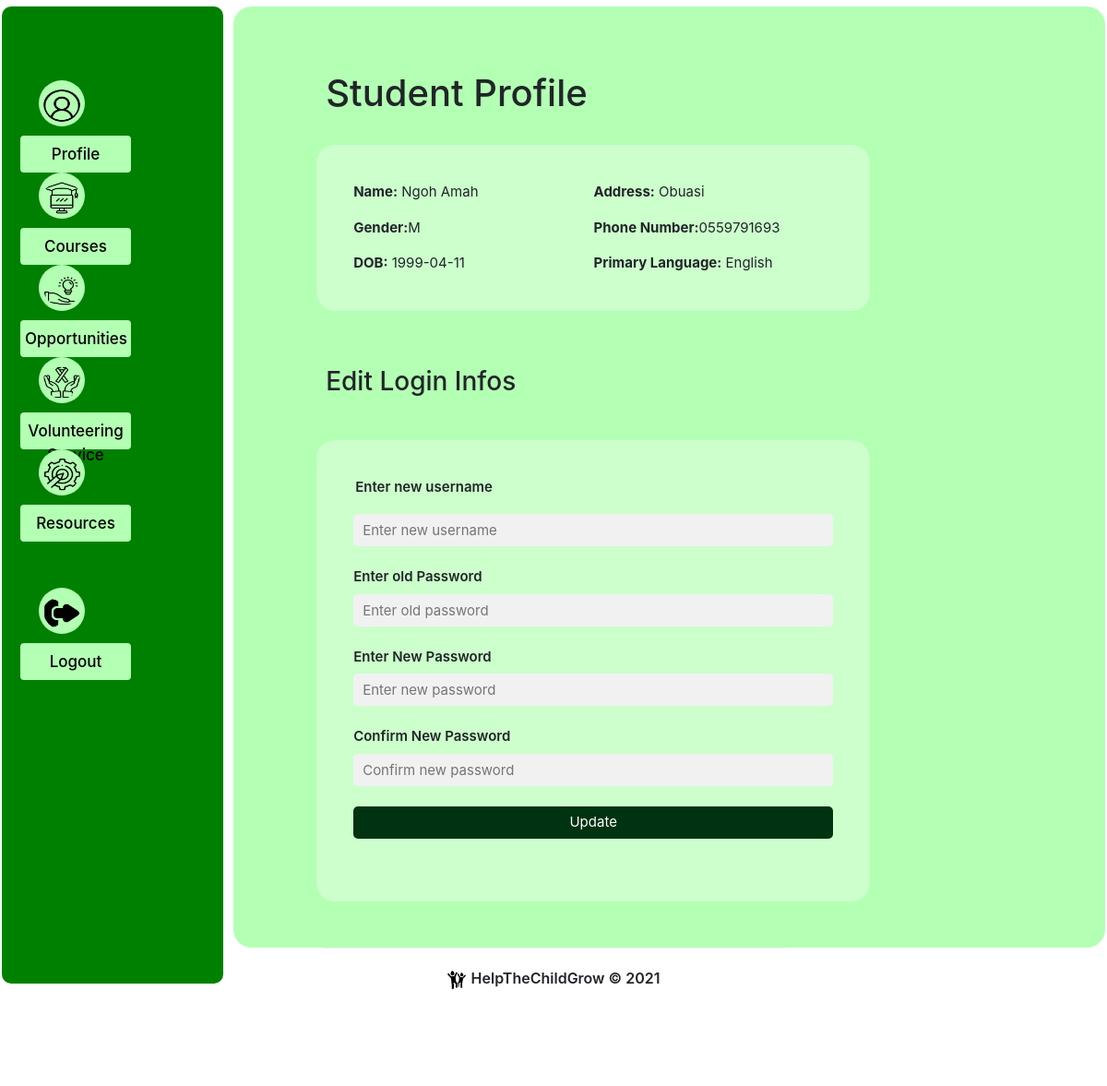
The page /Student/profile.php (signed in) on the database its author committed.
### tables this page shows
CREATE TABLE `Person` (
  `personID` int(11) NOT NULL,
  `type` varchar(20) NOT NULL DEFAULT 'student',
  `fname` varchar(50) NOT NULL,
  `lname` varchar(50) DEFAULT NULL,
  `dob` date DEFAULT '1970-01-01',
  `gender` char(1) DEFAULT NULL,
  `address` varchar(50) DEFAULT NULL,
  `tel` varchar(50) DEFAULT NULL,
  `primary_language` varchar(50) DEFAULT 'English'
);

### Student/profile.php (the view, shortened to what this page needs)
<?php require('../database_credentials.php');
  $pid=$_SESSION['person_id'];
  $conn = new mysqli(servername,username,password,dbname);
  $sql = "SELECT * FROM `Person` WHERE `personID`='$pid'";
  $results= $conn->query($sql);
  $rows = mysqli_fetch_assoc($results);
  if($results->num_rows==1){
    $fname=$rows["fname"];
    $lname=$rows["lname"];
    $dob=$rows['dob'];
    $gender=$rows['gender'];
    $address=$rows['address'];
    $tel=$rows['tel'];
    $plang=$rows['primary_language'];
  }
?>
<!doctype html>
<html lang="en">
  <head>
    <link rel="stylesheet" href="https://stackpath.bootstrapcdn.com/bootstrap/4.3.1/css/bootstrap.min.css">
    <link rel="stylesheet" href="../css/style.css">
  </head>
   <body>
    <section>
        <div class="dashboard">
            <div class="sidebar">
                <span><img src="../images/profile.png" alt="home-icon"/><a href="profile.php">Profile</a> </span>
                <span><img src="../images/course.png" alt="courses-icon"/><a href="courses.php">Courses</a> </span>
                <span><img src="../images/opportunity.png" alt="opportunities-icon"/><a href="opportunities.php">Opportunities</a> </span>
                <span><img src="../images/voluntary.png" alt="vs-icon"/><a href="volunteeringservice.php">Volunteering Service</a> </span>
                <span><img src="../images/resources.png" alt="resources-icon"/><a href="resources.php">Resources</a> </span>
                <span style="margin-top:150px;"><img src="../images/logout.png" alt="logout-icon"/><a href="../login.php">Logout</a> </span>
            </div>
            <div class="display-dashboard">
                <h1 style="margin-bottom:-20px; margin-top:-30px">Student Profile</h1>
                <div class="container pdiv1" style="height:180px; width:600px; margin-left:90px">
                    <div class="row align-items-start" style="float:left; margin-right:110px;">
                        <div class="col">
                            <span><p><strong>Name:</strong> <?php echo $fname.' '.$lname?></p></span>
                            <span><p><strong>Gender:</strong><?php echo $gender?></p></span>
                            <span><p><strong>DOB:</strong> <?php echo $dob?></p></span>
                        </div>
                    </div>
                    <div class="row align-items-end" style="float:left;">
                        <div class="col">
                            <span><p><strong>Address:</strong> <?php echo $address?></p></span>
                            <span><p><strong>Phone Number:</strong><?php echo $tel?></p></span>
                            <span><p><strong>Primary Language:</strong> <?php echo $plang?></p></span>
                        </div>
                    </div>
                </div>
                <h3 class="h3-profile">Edit Login Infos</h3>
                <div class="container-fluid pdiv1 special-bottom-margin" style="width:600px; height:500px; margin-left:90px;">
                    <form method="post" class='editprofile'>
                        <label class="specialinputbox" style="margin-top:-100px">Enter new username</label><input type="text" name='newuname' placeholder="Enter new username" class='specialinputbox'>
                        <label>Enter old Password</label><input type="password" name='oldpass' placeholder="Enter old password" class='specialinputbox'>
                        <label>Enter New Password</label><input type="password" name='newpass' placeholder="Enter new password" class='specialinputbox'>
                        <label>Confirm New Password</label><input type="password" name='cnewpass' placeholder="Confirm new password" class='specialinputbox'>
                        <input type="submit" name='edit' value="Update" class="specialinputbox" style="margin-top:0; padding:0 0 0;">
                    </form>
                </div>
            </div>
        </div>
    </section>
    <footer style="clear:both;">
        <p><img src="../images/happy-children.png" alt="footer-image" class="footer-image"> HelpTheChildGrow &copy; 2021</p>
    </footer>
  </body>
</html>

### css/style.css (style rules this page uses)
body { background-color: white; }
* { box-sizing: border-box }
input[type=text], input[type=password] { width: 100%; padding: 12px 20px; margin: 8px 0; display: inline-block; border: 1px solid #ccc; box-sizing: border-box; }
input[type=submit] { background-color: #003311; color: white; padding: 14px 20px; margin: 8px 0; border: none; cursor: pointer; width: 100%; }
.container { padding: 16px; width:500px; }
input[type=text], input[type=password], input[type=number] { width: 100%; padding: 10px; margin: 3px 0 22px 0; display: inline-block; border: none; background: #f1f1f1; }
label { margin-bottom:4px; }
div.dashboard { width:100%; height: 100%; margin:0; background-color:white; padding:2px; margin-top:5px; margin-bottom:40px; border-radius:20px; }
div.sidebar { width: 20%; position: fixed; z-index: 1; margin:0; border-radius: 10px; margin-left:0; position:fixed; height:90%; float:left; padding:80px 20px; background-color:#008000; }
div.display-dashboard { width:79%; margin-left:1%; height:100%; float:right; background-color:white; border-radius: 20px; background-color:#b3ffb3; }
div.sidebar span { display:block; margin:auto; width:100%; height:60px; margin-bottom:25px; }
div.sidebar img { width:50px; height:50px; margin-left: 20px; margin-right:20px; padding:5px; padding-top:10px; float:left; background-color: #b3ffb3; border-radius: 50%; }
div.sidebar a { display:block; width:60%; height:40px; padding:5px; padding-top:8px; cursor:pointer; text-align: center; background-color: #b3ffb3; text-decoration: none; color:black; font-size: 17px; font-weight:500; margin-top:10px; float:left; border-radius: 4px; }
div.display-dashboard h1 { padding:100px; width:100%; height:100px; margin:100px 120x; }
footer { width: 500px; margin:auto; margin-top:100px; height:150px; text-align: center; border-width: 500px; padding-top:20px; border-top:1px solid #f1f1f1; }
img.footer-image { width:20px; height:20px; display:inline; margin-right:2px; }
footer p { font-weight:600; }
div.pdiv1 { width:60%; height:250px; margin-bottom:0; border-radius: 20px; padding:40px; background-color:#ccffcc; text-align: left; font-size: 15px; }
.h3-profile { padding: 80px 100px; width:100%; height:10px; margin-top:-20px; margin-bottom:0; }
.specialinputbox { height:35px; padding:2px; border-radius:5px; margin-top:0; }
form.editprofile label { font-weight: 600; }
div.special-bottom-margin { margin-bottom:50px; }

### rows shown on the page
person: fname "Ngoh", lname "Amah", gender "M", dob "1999-04-11", address "Obuasi", tel "0559791693", primary_language "English"
